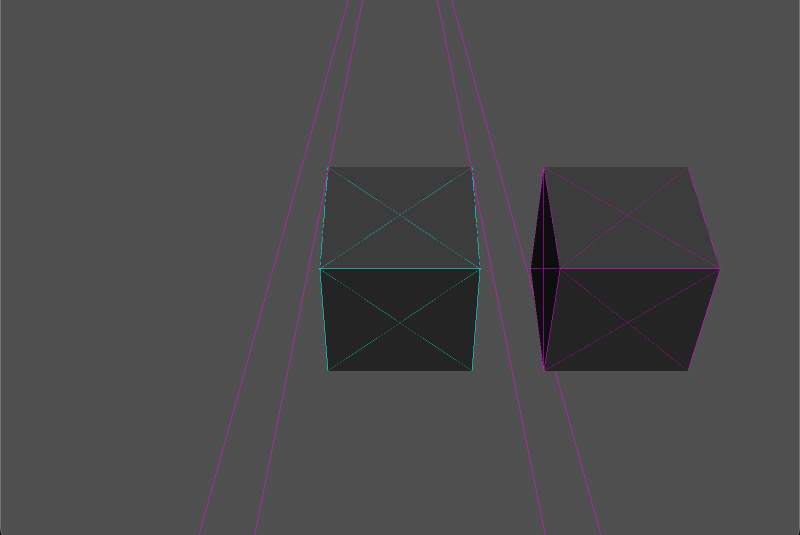
#> input picture a1-submission/report/images/10000-cubes.png, 1600 x 1070 px (shown at 1/2 size)
$ python dual_para_to_cube.py ../a1-submission/report/images/10000-cubes.png
#> lines starting #> are read from the running program, lines starting #| are printed output that depends on the picture
import numpy as np
from PIL import Image
import imageio

def hdr_to_rgba_exponent(hdr_path, exposure=1.0):
    """
    Convert Radiance HDR (.hdr) to PNG with alpha=exponent.

    Args:
        hdr_path: Input .hdr file
        png_path: Output .png file
        exposure: Tone map multiplier
    """
#> called with exposure = 0.5
    # Load HDR as float32 radiance (linear)
    hdr = imageio.imread(hdr_path).astype(np.float32)

    # Clamp and expose
    hdr = np.clip(hdr * exposure, 0, np.inf)
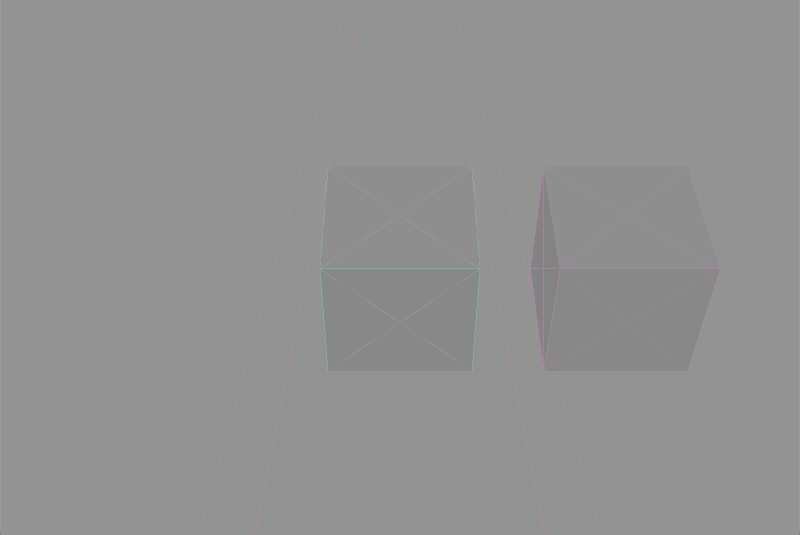
#> hdr: shape (1070, 1600, 4) float32 (shown at 1/2 size); mean R, G, B, A 37.6, 37.3, 37.7, 128; transparent parts drawn white

    # Convert to RGBE: mantissa * 2^(exponent+128)
    # Find max channel per pixel for shared exponent
    max_rgb = np.max(hdr, axis=2, keepdims=True) + 1e-6  # Avoid div0
#> max_rgb: shape (1070, 1600, 1) float32; every value is 127.5

    # Exponent: log2(max) → 8-bit shared
    exponent = np.floor(np.log2(max_rgb)) + 128
#> exponent: shape (1070, 1600, 1) float32; every value is 134
    exponent = np.clip(exponent, 0, 255).astype(np.uint8)
#> exponent: shape (1070, 1600, 1); every value is 134

    # Mantissa: RGB / 2^(exponent-128)
    mantissa = hdr / (np.exp2(exponent.astype(np.float32) - 128) + 1e-6)
    mantissa = np.clip(mantissa * 256, 0, 255).astype(np.uint8)
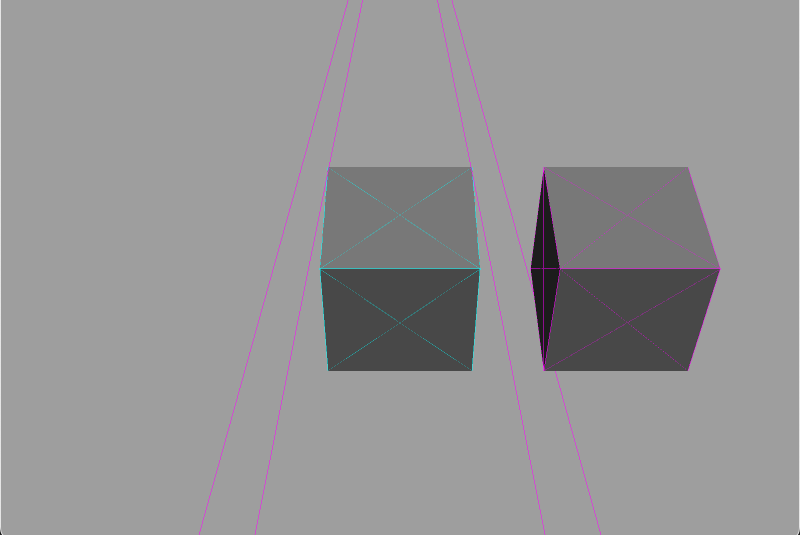
#> mantissa: shape (1070, 1600, 4) (shown at 1/2 size); mean R, G, B, A 148.6, 147.9, 148.9, 255

    # Pack RGBA: RGB=mantissa, A=exponent
    rgba = np.concatenate([mantissa, exponent], axis=2)
    return rgba

def convert_to_cubemap(img):
    sz = img.shape[0] // 2
#> sz = 535
    half_sz = sz // 2
#> half_sz = 267

    front = img[half_sz:3*half_sz, half_sz:3*half_sz]
    back = img[half_sz:3*half_sz, -3*half_sz:-half_sz]
    left = np.concatenate((img[half_sz:3*half_sz, -half_sz:], img[half_sz:3*half_sz, 0:half_sz]), axis=1)
    right = img[half_sz:3*half_sz, 3*half_sz:5*half_sz]
#> (the run stopped early here; a loop or call above may not have finished)

$ run again, on a1-submission/report/images/show-texture-loading.png
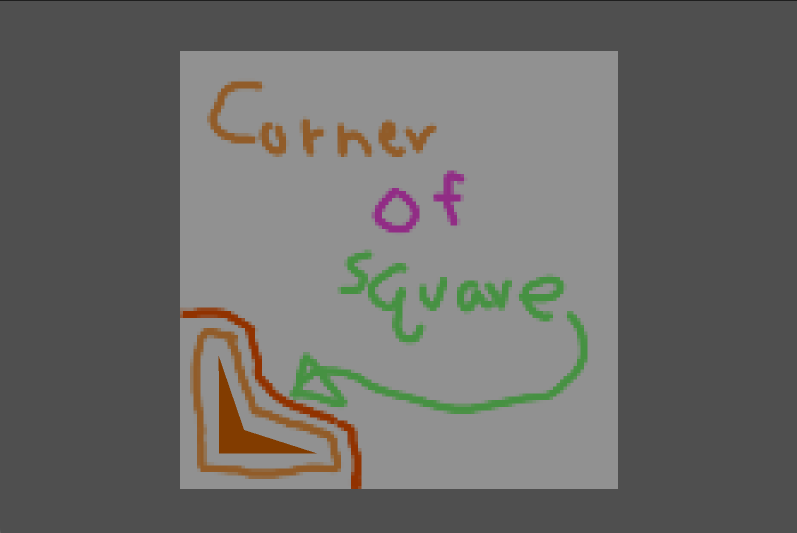
#> input picture a1-submission/report/images/show-texture-loading.png, 1594 x 1066 px (shown at 1/2 size)
#> in hdr_to_rgba_exponent, `hdr = np.clip(hdr * exposure, 0, np.inf)`:
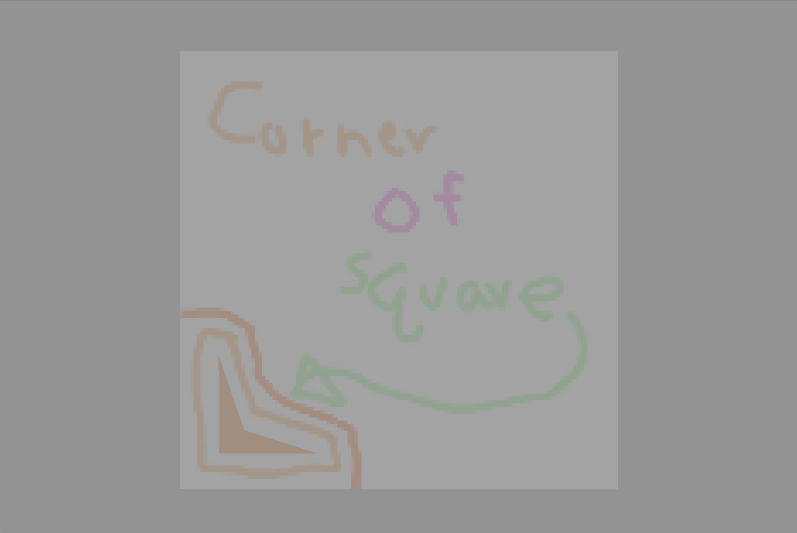
#> hdr: shape (1066, 1594, 4) float32 (shown at 1/2 size); mean R, G, B, A 53.6, 53.2, 51.9, 128; transparent parts drawn white
#> max_rgb: shape (1066, 1594, 1) float32; every value is 127.5
#> in hdr_to_rgba_exponent, `mantissa = np.clip(mantissa * 256, 0, 255).astype(np.uint8)`:
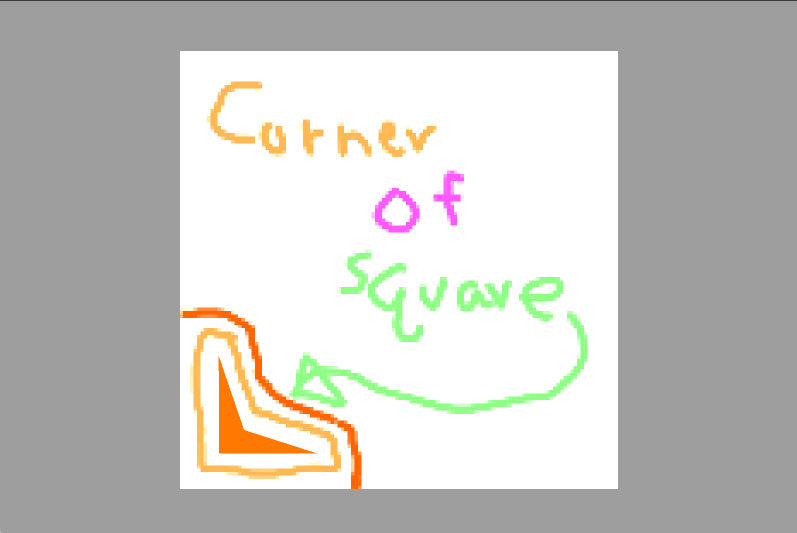
#> mantissa: shape (1066, 1594, 4) (shown at 1/2 size); mean R, G, B, A 199.5, 198.3, 193.7, 255

$ run again, on a1-submission/report/images/simple-cube.png
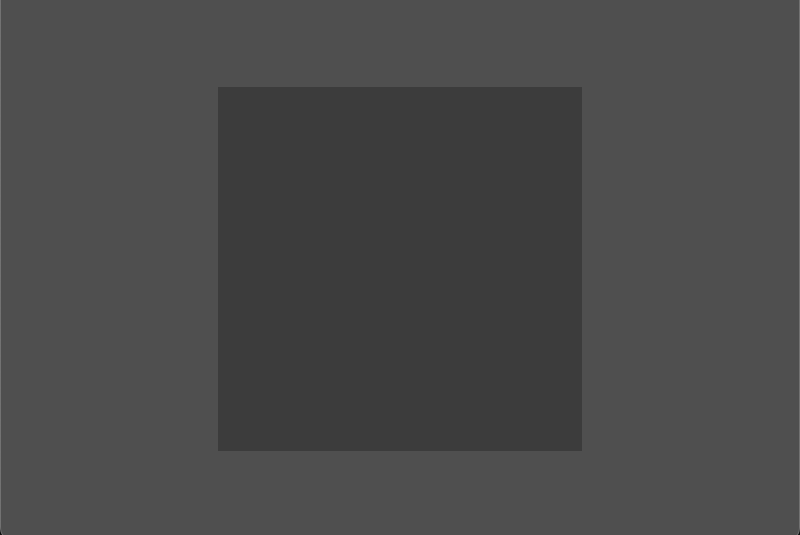
#> input picture a1-submission/report/images/simple-cube.png, 1600 x 1070 px (shown at 1/2 size)
#> max_rgb: shape (1070, 1600, 1) float32; every value is 127.5
#> in hdr_to_rgba_exponent, `mantissa = np.clip(mantissa * 256, 0, 255).astype(np.uint8)`:
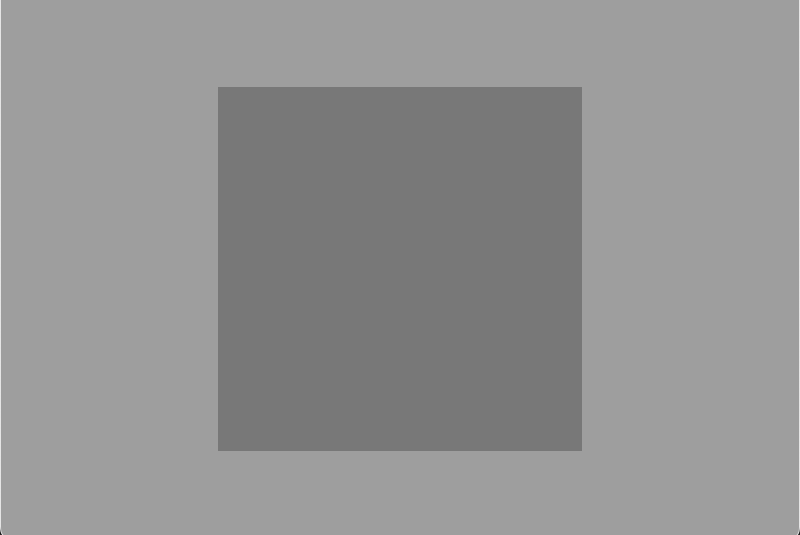
#> mantissa: shape (1070, 1600, 4) (shown at 1/2 size); mean R, G, B, A 146.4, 146.4, 146.4, 255

$ run again, on a1-submission/report/images/subdivided-cube.png
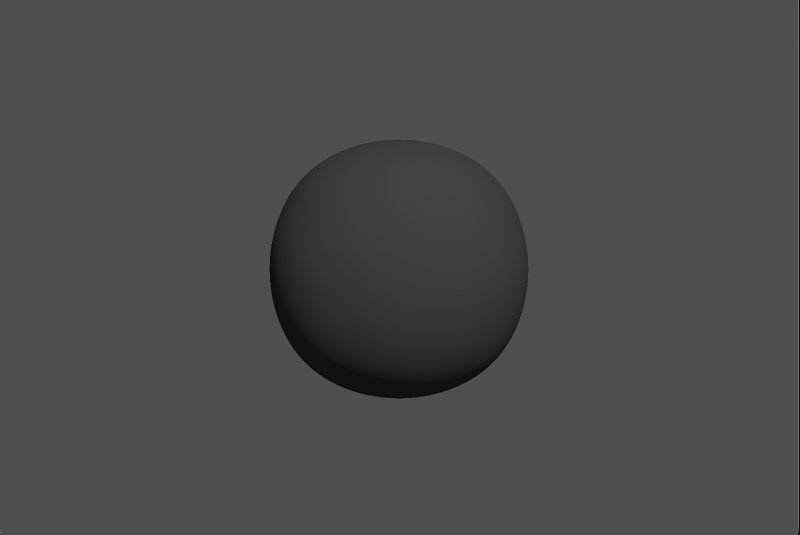
#> input picture a1-submission/report/images/subdivided-cube.png, 1600 x 1070 px (shown at 1/2 size)
#> max_rgb: shape (1070, 1600, 1) float32; every value is 127.5
#> in hdr_to_rgba_exponent, `mantissa = np.clip(mantissa * 256, 0, 255).astype(np.uint8)`:
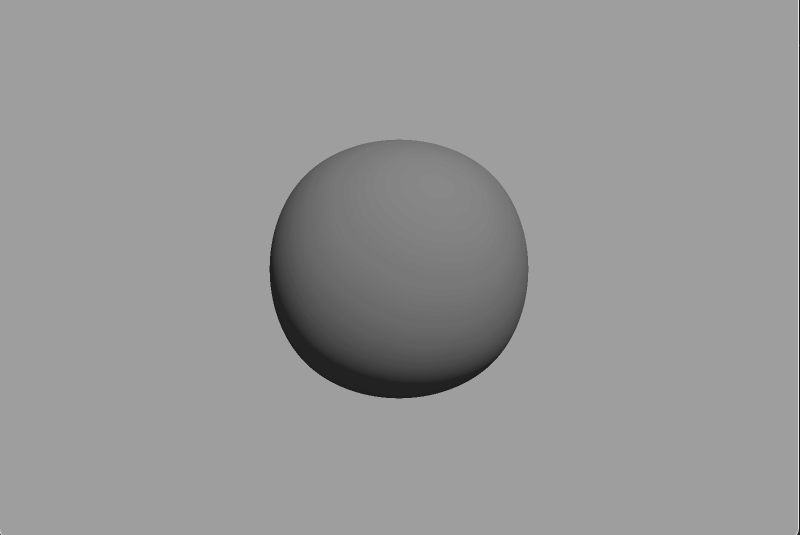
#> mantissa: shape (1070, 1600, 4) (shown at 1/2 size); mean R, G, B, A 150.9, 150.9, 150.9, 255
